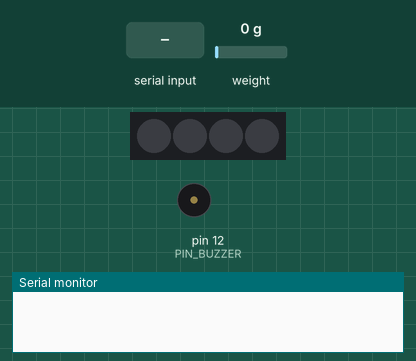
Simulated run of this sketch. Board: Arduino Uno, built with avr-gcc and run on an emulated ATmega328P. On the bench: 4 RGB LEDs in strip order, left to right, buzzer (waves = sounding), the last lines printed to the serial monitor. The test bench sets the inputs (shaded band); at power-on: weight on the scale 0 g.

Above: at 2.2 s.
2.3 s: "A90\n" received over Serial
At 3.3 s:
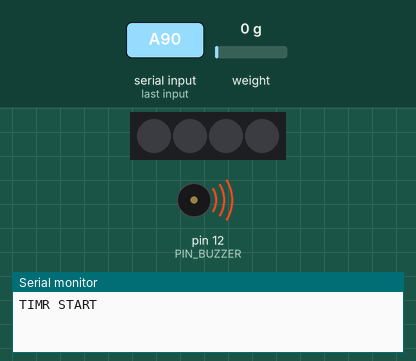
5.3 s: weight on the scale set to 159 g
8.3 s: weight on the scale set to 199 g
At 8.3 s:
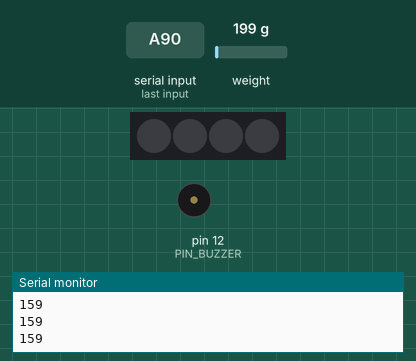
9.8 s: weight on the scale set to 100 g
At 10.36 s:
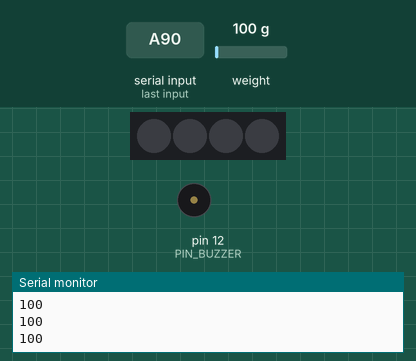
12.8 s: weight on the scale set to 1250 g
At 12.8 s:
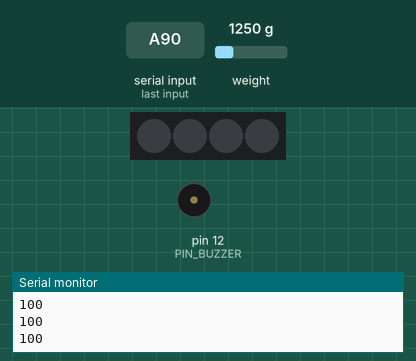
Timing chart, 0 to 15.3 s (numbered marks = the images above; inputs shaded):
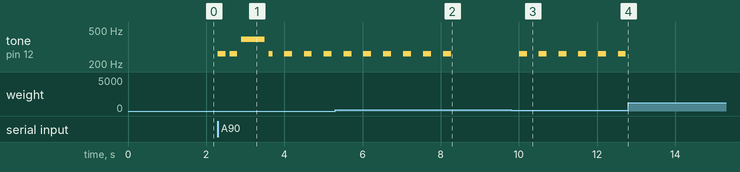

The sketch:

hotset.ino
```cpp
/*
 * 라이브러리 링크 : https://github.com/bogde/HX711
 * ** 앱과 연동되서 점수 보낼 때
   고려해야하는 부분들 ------------------------------

1. 말씀드렸던 가슴압박정도가
너무 강하거나 약하면 감점
한두번정도는 괜찮지만 지속될시 감점

2. 15-18초안에 30회정도를해야되는데 그시간이 너무 짧거나 길면 감점

3. 가슴압박의 이완이 충분해야함
0으로 값이 돌아왔다 다시 수치가 올라와야함 그렇게안되면 감점
----------------------------------------------------------------------------
 */
/*
  *
  *  영아 모드 0
  *  소아 모드 1
  *  성인 모드 2
  *
  *
  */

/* Define here include Libraries */
#include <Adafruit_NeoPixel.h>
#include <HX711.h>
#include <SoftwareSerial.h>

// #define TEST

/* Pin Map Configuration */
#define PIN_LOADCELL_1_DAT 2
#define PIN_LOADCELL_1_CLK 3
#define PIN_LOADCELL_2_DAT 4
#define PIN_LOADCELL_2_CLK 5
#define PIN_LOADCELL_3_DAT 6
#define PIN_LOADCELL_3_CLK 7
#define PIN_BUTTON_1 8 // use for start
#define PIN_BUTTON_2 9 // use for help
#define PIN_NEOPIXEL 10
#define PIN_BUZZER 12
#define PIN_BLUETOOTH_RX A0
#define PIN_BLUETOOTH_TX A1

/* Additionial Configuration */
#define NEOPIXEL_NUM 4
#define SERIAL_BAUDRATE 9600

/* Buzzer Note Configuration */
#define NOTE_C4 262
#define NOTE_D4 294
#define NOTE_E4 330
#define NOTE_F4 349
#define NOTE_G4 392
#define NOTE_A4 440
#define NOTE_B4 494

/* Mode Configuration */
#define MODE_BABY 0
#define MODE_CHILD 1
#define MODE_ADULT 2
#define MODE_BABY_DIVIDE 30
#define MODE_CHILD_DIVIDE 50
#define MODE_ADULT_DIVIDE 60

/* Code Configuration */
#define CODE_BABY 'Q'
#define CODE_CHILD 'W'
#define CODE_ADULT 'E'
#define CODE_START 'R'

/* Color Selection */
#define COLOR_CLEAR 100
#define COLOR_RED 101
#define COLOR_GREEN 102
#define COLOR_YELLOW 103

Adafruit_NeoPixel pixels(NEOPIXEL_NUM, PIN_NEOPIXEL, NEO_GRB + NEO_KHZ800);
SoftwareSerial BT(PIN_BLUETOOTH_RX, PIN_BLUETOOTH_TX);

// HX711 circuit wiring
boolean BT_FLAG;
boolean now_state, pre_state;
boolean load_cell_flag;
boolean buzzer_flag;
////////////////////   GPIO 설정 부분   //////////////////////////////////
int data_arr[4];
int mode = MODE_BABY; // MODE_BABY: 영유아 / MODE_CHILD: 초등생 / MODE_ADULT: 성인
int press_depth;      // 가슴이 눌린 깊이 저장하는 변수
int count_good;
int count_bad_low;
int count_bad_high;
HX711 scale;

int get_weight()
{
  int reading;
  if (scale.is_ready())
  {
    String temp = String(scale.get_units());
    if (temp.charAt(0) == '-')
      reading = (-1) * temp.toInt();
    else
      reading = temp.toInt();
    //Serial.print("HX711 reading: ");
    //Serial.println(reading);
    return reading;
    // 로드셀 값을 강제로 양수로 만들어주는 함수
    // return scale?
  }
}

void pixelsColorAll(int color)
{
  uint32_t pixelColor;
  switch (color)
  {
  case COLOR_CLEAR:
    pixelColor = pixels.Color(0, 0, 0);
    break;

  case COLOR_RED:
    pixelColor = pixels.Color(150, 0, 0);
    break;

  case COLOR_GREEN:
    pixelColor = pixels.Color(0, 150, 0);
    break;

  case COLOR_YELLOW:
    pixelColor = pixels.Color(255, 255, 0);
    break;

  default:
    return;
  }

  for (int i = 0; i < NEOPIXEL_NUM; i++)
    pixels.setPixelColor(i, pixelColor);
  pixels.show();
}

void CPR()
{
  int num = get_weight(); // 로드셀 무게 업데이트
  int num2;
  if (num <= 12)
  {
    load_cell_flag = false;
    if (data_arr[3] == 1)
    {
      count_bad_high++;
      pixelsColorAll(COLOR_RED);
    }
    else if (data_arr[2] == 1)
    {
      count_good++;
      pixelsColorAll(COLOR_GREEN);
    }
    else if (data_arr[1] == 1)
    {
      count_good++;
      pixelsColorAll(COLOR_GREEN);
    }
    else if (data_arr[0] == 1)
    {
      count_bad_low++;
      pixelsColorAll(COLOR_YELLOW);
    }
    for (int i = 0; i < 4; i++)
    {
      data_arr[i] = 0;
    }
  }
  else
    load_cell_flag = true;
  ////////////////////////////////////////////////////////////////////////////////
  if (mode == MODE_BABY)
    num2 = num / MODE_BABY_DIVIDE;
  else if (mode == MODE_CHILD)
    num2 = num / MODE_CHILD_DIVIDE;
  else if (mode == MODE_ADULT)
    num2 = num / MODE_ADULT_DIVIDE;
  num2 = num2 - 1;
  Serial.println(num);
  for (int i = 0; i < num2; i++)
  {
    data_arr[i] = 1;
    pixelsColorAll(COLOR_CLEAR);
  }

  ////////////////////////////////////////////////////////////////////////////////
  if (millis() % 500 > 200)
  {
    buzzer_flag = false;
    noTone(PIN_BUZZER);
  }
  if (millis() % 500 < 200 && !buzzer_flag)
  {
    buzzer_flag = true;
    tone(PIN_BUZZER, NOTE_C4);
  }
}

void setup()
{
  Serial.begin(SERIAL_BAUDRATE);
  BT.begin(SERIAL_BAUDRATE);
  pixels.begin();
  pixels.clear();
  scale.power_up();
  scale.begin(PIN_LOADCELL_1_DAT, PIN_LOADCELL_1_CLK);
  scale.power_up();
  scale.set_scale(2280.f); // this value is obtained by calibrating the scale with known weights; see the README for details
  scale.tare();            // reset the scale to 0
  pinMode(PIN_BUTTON_1, INPUT_PULLUP);
  pinMode(PIN_BUTTON_2, INPUT_PULLUP);
  pinMode(PIN_BUZZER, OUTPUT);
  pixelsColorAll(COLOR_CLEAR);
}

void loop()
{
#ifdef TEST
  tone(PIN_BUZZER, NOTE_A4);
#else
  if (Serial.available())
  {
    char data = Serial.read();
    if (data == 'A')
      BT_FLAG = true;
  }

  if (BT_FLAG)
  {
    BT_FLAG = false;
    count_good = 0;
    count_bad_low = 0;
    count_bad_high = 0;
    Serial.println("TIMR START");
    tone(PIN_BUZZER, NOTE_C4);
    delay(200);
    noTone(PIN_BUZZER);
    delay(100);
    tone(PIN_BUZZER, NOTE_C4);
    delay(200);
    noTone(PIN_BUZZER);
    delay(100);
    tone(PIN_BUZZER, NOTE_G4);
    delay(600);
    noTone(PIN_BUZZER);
    unsigned long temp_time = millis();

    while (1)
    {
      if (millis() - temp_time < 15000)
      {
        CPR();
      }
      else
      {
        // 점수 환산 알고리즘
        // { count_good 횟수 * 20 - ( count_low 횟수)*15 - ( count_high 횟수 )*5 } - 절댓값[30 - (전체횟수)]*25 }+100 = total Score (1000 점 만점)
        int total_score = 30 * (count_good)-15 * (count_bad_low)-5 * (count_bad_high)-10 * abs(30 - count_good - count_bad_low - count_bad_high) + 100;
        String temp_BT;
        temp_BT += count_bad_low;
        temp_BT += ",";
        temp_BT += count_good;
        temp_BT += ",";
        temp_BT += count_bad_high;
        temp_BT += ",";
        temp_BT += total_score;
        temp_BT += ",END";
        BT.println(temp_BT);
        Serial.println(temp_BT);
        tone(PIN_BUZZER, NOTE_G4);
        delay(200);
        noTone(PIN_BUZZER);
        delay(100);
        tone(PIN_BUZZER, NOTE_G4);
        delay(200);
        noTone(PIN_BUZZER);
        delay(100);
        tone(PIN_BUZZER, NOTE_C4);
        delay(400);
        noTone(PIN_BUZZER);
        delay(100);
        BT.println(temp_BT);
        pixelsColorAll(COLOR_CLEAR);
        break;
      }
    }
  }

  if (BT.available())
  {
    char data = BT.read();
    Serial.println(data);
    switch (data)
    {
    case CODE_BABY:
      mode = MODE_BABY;
      Serial.println("MODE BABY");
      break;

    case CODE_CHILD:
      mode = MODE_CHILD;
      Serial.println("MODE CHILD");
      break;

    case CODE_ADULT:
      mode = MODE_ADULT;
      Serial.println("MODE ADULT");
      break;

    case CODE_START:
      BT_FLAG = true;
      BT.println("0,0,0,0");
      break;

    default:
      break;
    }
  }
  /* Serial.print("GOOD  "); Serial.print(count_good);
  Serial.print("  BAD_LOW "); Serial.print(count_bad_low);
  Serial.print("  BAD_HIGH "); Serial.println(count_bad_high);*/
#endif
}
```

Measured:
- the behaviour switches between 179 and 180 g on weight on the scale (found by bisection; images 1 and 2)
- after the input at 2.3 s, tone on pin 12 (PIN_BUZZER): plays 262 Hz for 0.20 s, 262 Hz for 0.20 s, 392 Hz for 0.60 s, 262 Hz for 0.10 s, 262 Hz for 0.20 s, 262 Hz for 0.20 s … (7 notes in this stretch), starting at once
- after the input at 8.3 s, tone on pin 12 (PIN_BUZZER): stops changing and stays silent
- after the input at 9.8 s, tone on pin 12 (PIN_BUZZER): alternates 262 Hz for 0.20 s and silent for 0.30 s, starting after 0.21 s
- after the input at 12.8 s, tone on pin 12 (PIN_BUZZER): stops changing and stays silent
